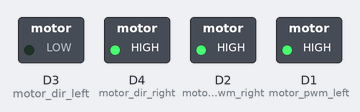
The sketch below on a simulated ESP8266 (NodeMCU). Shown: switched loads named in the sketch (green lamp = pin HIGH). What the sketch prints to the serial monitor is not drawn.

Above: at 0.1 s.
Timing chart, 0 to 1.6 s (numbered marks = the images above):
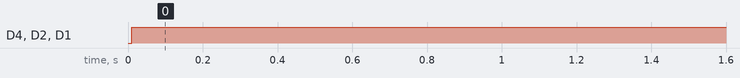

Measured:
- by itself, D4 (motor_dir_right), D2 (motor_pwm_right), D1 (motor_pwm_left): LOW → HIGH at 0.01 s

The sketch:

gogo_forward.ino
```cpp
/*
  Motor Hello World

  Drives motors in same direction.
  Motors should accelerate, switch directions, and repeat

  Note that one of the motor pins overlaps with LED pin D4, so when the left wheel is going CW, the LED light close the ESP chip will turn on
  Note that we opted to swap the motor wires on the right motor so that LOW is backwards for both motors

  We define arbitrarily Left CW = backwards

  Hardware:
  * NodeMCU Amica DevKit Board (ESP8266 chip)
  * Motorshield for NodeMCU
  * 2 motors + 2 wheels + motor chassis with caster
  * Left motor connected to D3 (BLK/A- and RED/A+ on the shield)
  * Right motor connected to D4, with wires swapped (RED/B- and BLK/B+ on the shield)

  modified Nov 2016
  by Nancy Ouyang
*/


#define led_pin D0

#define motor_pwm_left D1
#define motor_pwm_right D2

#define motor_dir_left D3
#define motor_dir_right D4

#define dir_back LOW
#define dir_fwd HIGH

int i = 0;


void setup() {
  pinMode(motor_dir_left, OUTPUT);
  pinMode(motor_pwm_left, OUTPUT);
  pinMode(motor_dir_right, OUTPUT);
  pinMode(motor_pwm_right, OUTPUT);

  Serial.begin(115200);
  Serial.println("BEGIN");
}


void loop() {


 Serial.println("================Forwards================");
 delay(10);

 while(1){
    digitalWrite(motor_dir_left, dir_back);
    analogWrite(motor_pwm_left, 1023);
    digitalWrite(motor_dir_right, dir_fwd);
    analogWrite(motor_pwm_right, 1023);

    Serial.println(i);

    delay(10);
  }


}
```
